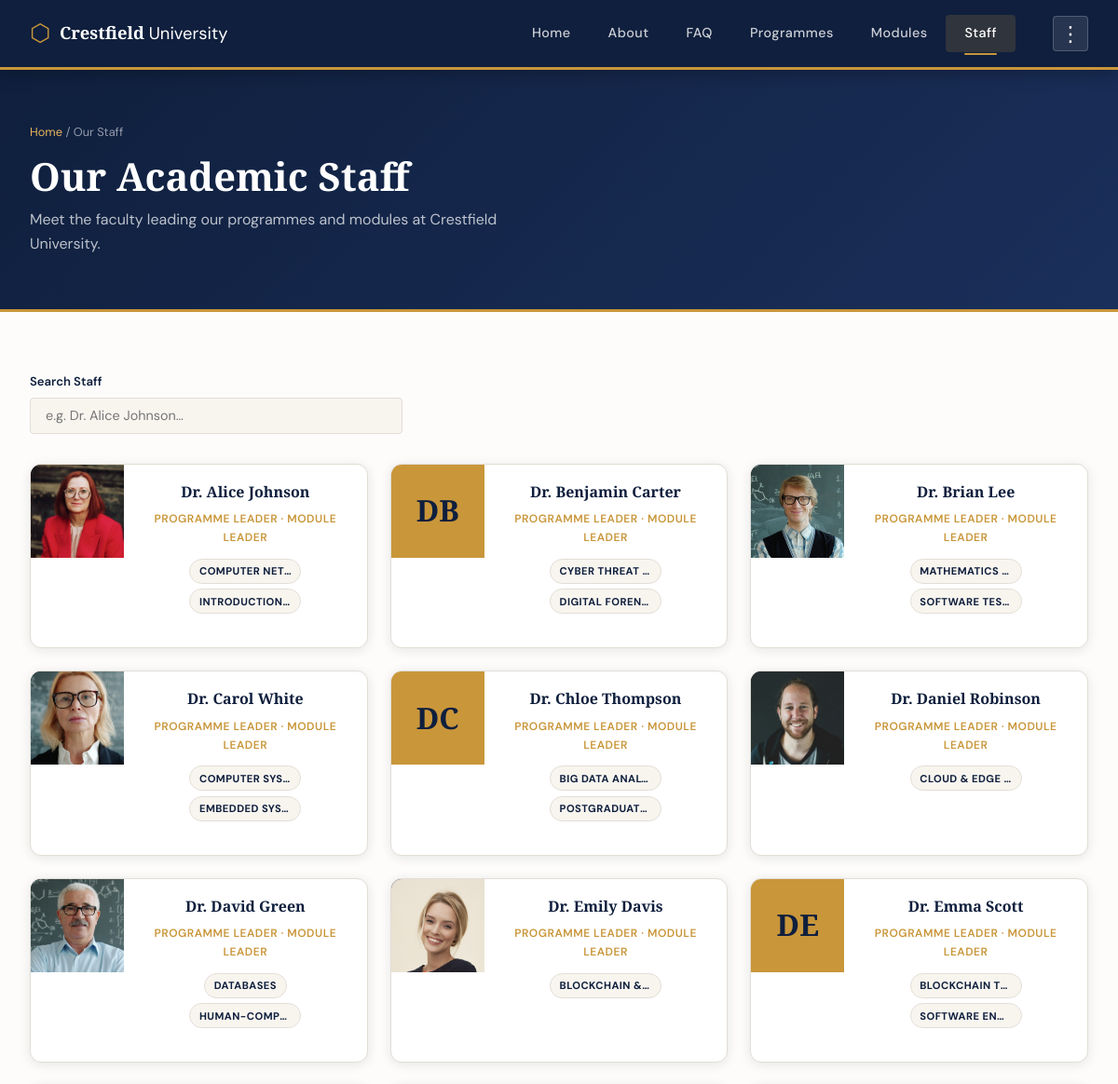
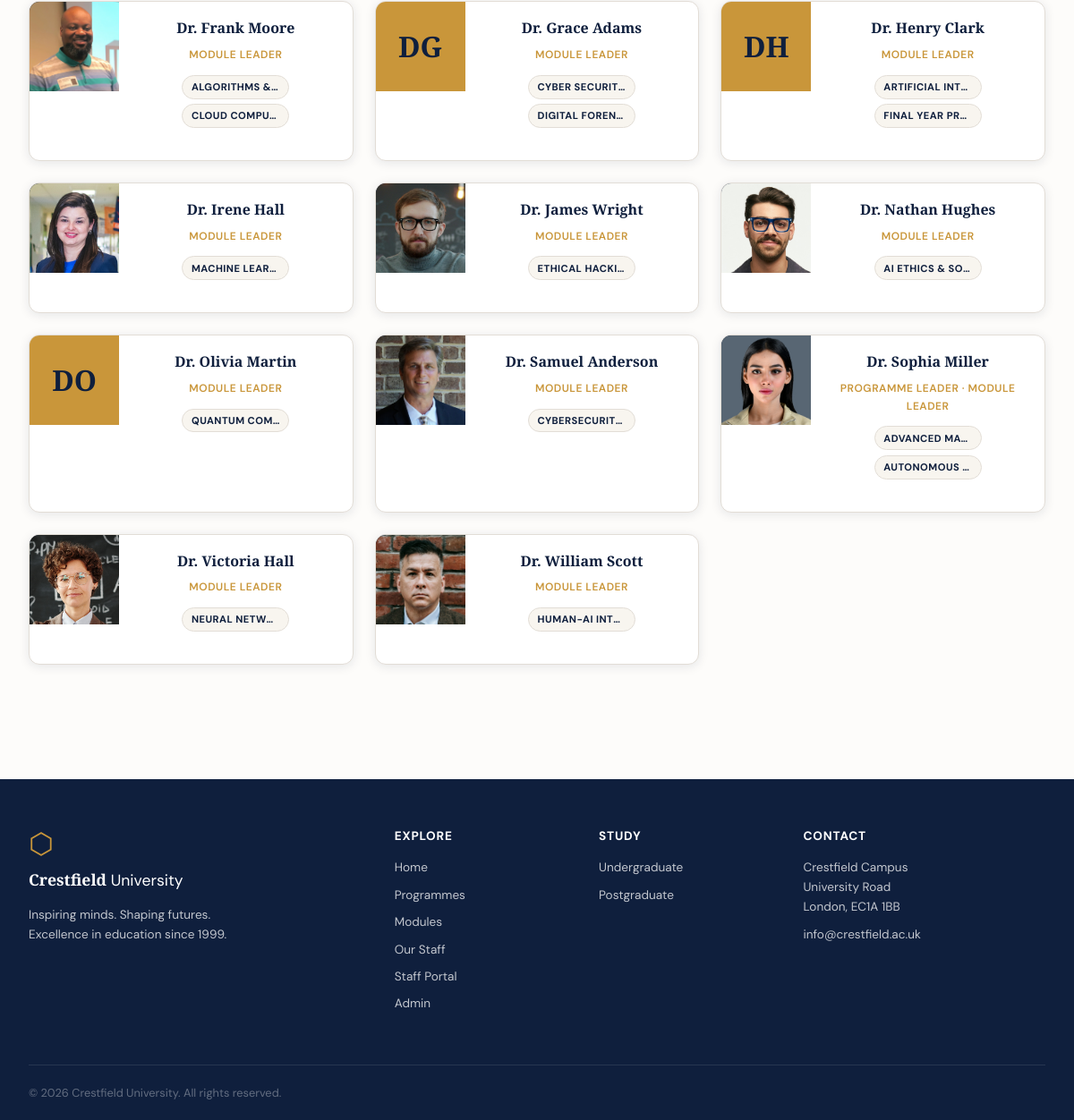
Page /staff_directory.php on the committed database (2 pictures, top to bottom).
### tables this page shows
CREATE TABLE `staff` (
  `StaffID` int(11) NOT NULL,
  `Name` text NOT NULL,
  `Photo` varchar(255) DEFAULT NULL,
  `Bio` text DEFAULT NULL
);

### staff_directory.php (the view, shortened to what this page needs)
<?php
require_once 'includes/auth.php';
$upload_url = BASE_URL . '/uploads/staff_photos/';
$staff = [];
$stmt = $conn->prepare("
    SELECT s.*
    FROM Staff s
    ORDER BY s.Name
");
$stmt->execute();
$result = $stmt->get_result();
while ($row = $result->fetch_assoc()) {
    $modStmt = $conn->prepare("
        SELECT GROUP_CONCAT(ModuleName ORDER BY ModuleName SEPARATOR '||') AS ModuleNames,
               COUNT(*) AS ModCount
        FROM Modules
        WHERE ModuleLeaderID = ?
    ");
    $modStmt->bind_param('i', $row['StaffID']);
    $modStmt->execute();
    $modResult = $modStmt->get_result();
    $modData = $modResult->fetch_assoc();
    $progStmt = $conn->prepare("
        SELECT COUNT(*) AS ProgCount
        FROM Programmes
        WHERE ProgrammeLeaderID = ?
    ");
    $progStmt->bind_param('i', $row['StaffID']);
    $progStmt->execute();
    $progResult = $progStmt->get_result();
    $progData = $progResult->fetch_assoc();
    $row['ModuleNames'] = $modData['ModuleNames'] ?? '';
    $row['ModCount'] = (int)($modData['ModCount'] ?? 0);
    $row['ProgCount'] = (int)($progData['ProgCount'] ?? 0);
    $staff[] = $row;
}
function getInitials(string $name): string {
    $init = '';
    $words = explode(' ', $name);
    foreach ($words as $word) {
        if (!empty($word) && ctype_alpha($word[0])) {
            $init .= $word[0];
        }
    }
    return strtoupper(substr($init, 0, 2));
}
include 'includes/header.php';
?>
<div class="page-hero">
    <div class="page-hero-inner">
        <div class="breadcrumb">
            <a href="<?= htmlspecialchars(BASE_URL) ?>/index.php">Home</a> / Our Staff
        </div>
        <h1>Our Academic Staff</h1>
        <p>Meet the faculty leading our programmes and modules at Crestfield University.</p>
    </div>
</div>
<section class="section">
    <div class="section-inner">
        <div style="max-width:400px;margin-bottom:2rem;">
            <label for="staff-search" style="display:block;font-size:.82rem;font-weight:600;color:var(--navy);margin-bottom:.4rem;">
                Search Staff
            </label>
            <input type="search" id="staff-search" placeholder="e.g. Dr. Alice Johnson…"
                   oninput="filterStaff(this.value)"
                   aria-label="Search staff by name">
        </div>
        <div class="staff-cards-grid" id="staff-grid">
            <?php foreach ($staff as $s):
                $hasPhoto = !empty($s['Photo']);
                $photoSrc = $upload_url . rawurlencode($s['Photo'] ?? '');
                $initials = getInitials($s['Name']);
                $modules = !empty($s['ModuleNames']) ? explode('||', $s['ModuleNames']) : [];
            ?>
            <a class="staff-card" href="<?= htmlspecialchars(BASE_URL) ?>/staff_portal.php?staff_id=<?= (int)$s['StaffID'] ?>"
               data-name="<?= htmlspecialchars(strtolower($s['Name'])) ?>">
                <div class="staff-card-photo">
                    <?php if ($hasPhoto): ?>
                        <img src="<?= htmlspecialchars($photoSrc) ?>"
                             alt="Photo of <?= htmlspecialchars($s['Name']) ?>"
                             loading="lazy"
                             onerror="this.parentNode.innerHTML='<div class=\'staff-card-photo-initials\'><?= htmlspecialchars($initials) ?></div>'">
                    <?php else: ?>
                        <div class="staff-card-photo-initials" aria-hidden="true">
                            <?= htmlspecialchars($initials) ?>
                        </div>
                    <?php endif; ?>
                </div>
                <div class="staff-card-body">
                    <div class="staff-card-name"><?= htmlspecialchars($s['Name']) ?></div>
                    <div class="staff-card-role">
                        <?php
                        $roles = [];
                        if ((int)$s['ProgCount'] > 0) $roles[] = 'Programme Leader';
                        if ((int)$s['ModCount'] > 0) $roles[] = 'Module Leader';
                        echo $roles ? htmlspecialchars(implode(' · ', $roles)) : 'Academic Staff';
                        ?>
                    </div>
                    <?php if (!empty($modules)): ?>
                    <div class="staff-card-tags">
                        <?php
                        $displayModules = array_slice($modules, 0, 3);
                        foreach ($displayModules as $mname):
                        ?>
                        <span class="staff-card-tag" title="<?= htmlspecialchars($mname) ?>">
                            <?= htmlspecialchars(mb_substr($mname, 0, 20)) ?>
                        </span>
                        <?php endforeach; ?>
                    </div>
                    <?php endif; ?>
                </div>
            </a>
            <?php endforeach; ?>
        </div>
    </div>
</section>
<?php include 'includes/footer.php'; ?>

### includes/header.php (shortened to what this page needs)
<?php
$current_page = basename($_SERVER['PHP_SELF']);
?>
<!DOCTYPE html>
<html lang="en">
<head>
    <link rel="stylesheet" href="/University/css/style.css">
</head>
<body>
<header class="site-header">
    <div class="header-inner">
        <a href="<?= BASE_URL ?>/index.php" class="logo">
            <span class="logo-crest">⬡</span>
            <span class="logo-text"><strong>Crestfield</strong> University</span>
        </a>
        <nav class="main-nav">
            <a href="<?= BASE_URL ?>/index.php"           class="<?= $current_page === 'index.php'           ? 'active' : '' ?>">Home</a>
            <a href="<?= BASE_URL ?>/index.php#about">About</a>
            <a href="<?= BASE_URL ?>/index.php#faq">FAQ</a>
            <a href="<?= BASE_URL ?>/programmes.php"      class="<?= $current_page === 'programmes.php'      ? 'active' : '' ?>">Programmes</a>
            <a href="<?= BASE_URL ?>/modules.php"         class="<?= $current_page === 'modules.php'         ? 'active' : '' ?>">Modules</a>
            <a href="<?= BASE_URL ?>/staff_directory.php" class="<?= $current_page === 'staff_directory.php' ? 'active' : '' ?>">Staff</a>
        </nav>
        <div class="portal-menu-wrap">
            <button class="portal-dots-btn" onclick="togglePortalMenu()" aria-label="Portal menu" title="Login / My Portal">⋮</button>
        </div>
    </div>
</header>

### includes/footer.php (shortened to what this page needs)
<footer class="site-footer">
    <div class="footer-inner">
        <div class="footer-brand">
            <span class="logo-crest">⬡</span>
            <span class="logo-text"><strong>Crestfield</strong> University</span>
            <p>Inspiring minds. Shaping futures.<br>Excellence in education since 1999.</p>
        </div>
        <div class="footer-links">
            <h4>Explore</h4>
            <a href="<?= BASE_URL ?>/index.php">Home</a>
            <a href="<?= BASE_URL ?>/programmes.php">Programmes</a>
            <a href="<?= BASE_URL ?>/modules.php">Modules</a>
            <a href="<?= BASE_URL ?>/staff_directory.php">Our Staff</a>
            <a href="<?= BASE_URL ?>/staff_portal.php">Staff Portal</a>
            <a href="<?= BASE_URL ?>/admin/login.php">Admin</a>
        </div>
        <div class="footer-links">
            <h4>Study</h4>
            <a href="<?= BASE_URL ?>/programmes.php?level=1">Undergraduate</a>
            <a href="<?= BASE_URL ?>/programmes.php?level=2">Postgraduate</a>
        </div>
        <div class="footer-contact">
            <h4>Contact</h4>
            <p>Crestfield Campus<br>University Road<br>London, EC1A 1BB</p>
            <p>info@crestfield.ac.uk</p>
        </div>
    </div>
    <div class="footer-bottom">
        <p>&copy; <?= date('Y') ?> Crestfield University. All rights reserved.</p>
    </div>
</footer>
</body>
</html>

### includes/header.php (style rules this page uses)
.portal-menu-wrap { position: relative; margin-left: .5rem; }
.portal-dots-btn { background: rgba(255,255,255,.1); border: 1px solid rgba(255,255,255,.2); color: #fff; border-radius: var(--radius); width: 38px; height: 38px; display: flex; align-items: center; justify-content: center; cursor: pointer; font-size: 1.4rem; transition: background .2s; flex-shrink: 0; }

### staff_directory.php (style rules this page uses)
.staff-cards-grid { display: grid; grid-template-columns: repeat(auto-fill, minmax(300px, 1fr)); gap: 1.5rem; margin-top: 1rem; }
.staff-card { display: flex; background: #fff; border-radius: var(--radius-lg); overflow: hidden; box-shadow: 0 2px 12px var(--shadow); transition: transform 0.2s, box-shadow 0.2s; text-decoration: none; color: inherit; border: 1px solid var(--border); }
.staff-card-photo { width: 100px; height: 100px; flex-shrink: 0; background: var(--navy); display: flex; align-items: center; justify-content: center; overflow: hidden; }
.staff-card-photo img { width: 100%; height: 100%; object-fit: cover; }
.staff-card-body { flex: 1; padding: 1rem; display: flex; flex-direction: column; gap: 0.25rem; }
.staff-card-name { font-weight: 700; font-size: 1rem; color: var(--navy); }
.staff-card-role { font-size: 0.75rem; color: var(--gold); font-weight: 600; text-transform: uppercase; letter-spacing: 0.5px; }
.staff-card-tags { display: flex; flex-wrap: wrap; gap: 0.35rem; margin-top: 0.5rem; }
.staff-card-tag { font-size: 0.7rem; padding: 0.2rem 0.6rem; background: var(--cream); border: 1px solid var(--border); border-radius: 99px; color: var(--navy); white-space: nowrap; overflow: hidden; text-overflow: ellipsis; max-width: 120px; }
#staff-search { width: 100%; padding: 0.6rem 1rem; border: 1.5px solid var(--border); border-radius: var(--radius); font-size: 0.9rem; font-family: inherit; background: var(--cream); outline: none; transition: border-color 0.2s; }

### rows in the picture
staff: Photo (picture), Name "Dr. Alice Johnson", roles "PROGRAMME LEADER · MODULE LEADER", mname "COMPUTER NE…", mname "INTRODUCTION…"
staff: Name "Dr. Benjamin Carter", roles "PROGRAMME LEADER · MODULE LEADER", mname "CYBER THREAT…", mname "DIGITAL FOREN…"
staff: Photo (picture), Name "Dr. Brian Lee", roles "PROGRAMME LEADER · MODULE LEADER", mname "MATHEMATICS…", mname "SOFTWARE TES…"
staff: Photo (picture), Name "Dr. Carol White", roles "PROGRAMME LEADER · MODULE LEADER", mname "COMPUTER SYS…", mname "EMBEDDED SYS…"
staff: Name "Dr. Chloe Thompson", roles "PROGRAMME LEADER · MODULE LEADER", mname "BIG DATA ANAL…", mname "POSTGRADUAT…"
staff: Photo (picture), Name "Dr. Daniel Robinson", roles "PROGRAMME LEADER · MODULE LEADER", mname "CLOUD & EDGE…"
staff: Photo (picture), Name "Dr. David Green", roles "PROGRAMME LEADER · MODULE LEADER", mname "DATABASES", mname "HUMAN-COMP…"
staff: Photo (picture), Name "Dr. Emily Davis", roles "PROGRAMME LEADER · MODULE LEADER", mname "BLOCKCHAIN &…"
staff: Name "Dr. Emma Scott", roles "PROGRAMME LEADER · MODULE LEADER", mname "BLOCKCHAIN T…", mname "SOFTWARE EN…"
staff: Photo (picture), Name "Dr. Frank Moore", roles "MODULE LEADER", mname "ALGORITHMS &…", mname "CLOUD COMPU…"
staff: Name "Dr. Grace Adams", roles "MODULE LEADER", mname "CYBER SECURIT…", mname "DIGITAL FOREN…"
staff: Name "Dr. Henry Clark", roles "MODULE LEADER", mname "ARTIFICIAL INT…", mname "FINAL YEAR PR…"
staff: Photo (picture), Name "Dr. Irene Hall", roles "MODULE LEADER", mname "MACHINE LEAR…"
staff: Photo (picture), Name "Dr. James Wright", roles "MODULE LEADER", mname "ETHICAL HACKI…"
staff: Photo (picture), Name "Dr. Nathan Hughes", roles "MODULE LEADER", mname "AI ETHICS & SO…"
staff: Name "Dr. Olivia Martin", roles "MODULE LEADER", mname "QUANTUM CO…"
staff: Photo (picture), Name "Dr. Samuel Anderson", roles "MODULE LEADER", mname "CYBERSECURIT…"
staff: Photo (picture), Name "Dr. Sophia Miller", roles "PROGRAMME LEADER · MODULE LEADER", mname "ADVANCED MA…", mname "AUTONOMOUS…"
staff: Photo (picture), Name "Dr. Victoria Hall", roles "MODULE LEADER", mname "NEURAL NETW…"
staff: Photo (picture), Name "Dr. William Scott", roles "MODULE LEADER", mname "HUMAN-AI INT…"
